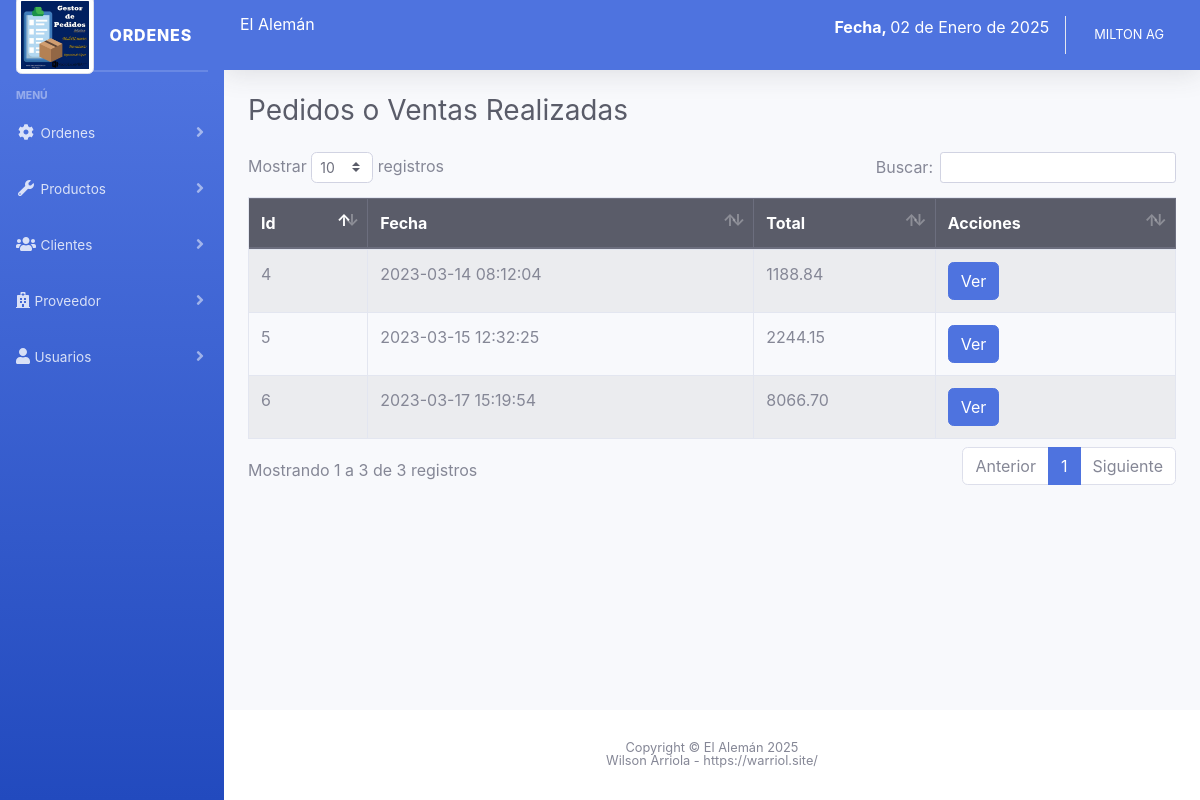
The app's page /sistema/ventas.php (signed in) with its own data.
### tables this page shows
CREATE TABLE `factura` (
  `nofactura` int(11) NOT NULL,
  `fecha` datetime NOT NULL DEFAULT current_timestamp(),
  `usuario` int(11) NOT NULL,
  `codcliente` int(11) NOT NULL,
  `totalfactura` decimal(10,2) NOT NULL,
  `estado` int(11) NOT NULL DEFAULT 1
);

### sistema/ventas.php (the view, shortened to what this page needs)
<?php include_once "includes/header.php"; ?>
<div class="container-fluid">
	<div class="d-sm-flex align-items-center justify-content-between mb-4">
		<h1 class="h3 mb-0 text-gray-800">Pedidos o Ventas Realizadas</h1>
	</div>
	<div class="row">
		<div class="col-lg-12">
			<div class="table-responsive">
				<table class="table table-striped table-bordered" id="table">
					<thead class="thead-dark">
						<tr>
							<th>Id</th>
							<th>Fecha</th>
							<th>Total</th>
							<th>Acciones</th>
						</tr>
					</thead>
					<tbody>
						<?php
						require "../conexion.php";
						$query = mysqli_query($conexion, "SELECT nofactura, fecha,codcliente, totalfactura, estado FROM factura ORDER BY nofactura DESC");
						$cli = mysqli_num_rows($query);
						if ($cli > 0) {
							while ($dato = mysqli_fetch_array($query)) {
						?>
								<tr>
									<td><?php echo $dato['nofactura']; ?></td>
									<td><?php echo $dato['fecha']; ?></td>
									<td><?php echo $dato['totalfactura']; ?></td>
									<td>
										<button type="button" class="btn btn-primary view_factura" cl="<?php echo $dato['codcliente'];  ?>" f="<?php echo $dato['nofactura']; ?>">Ver</button>
									</td>
								</tr>
						<?php }
						} ?>
					</tbody>
				</table>
			</div>
		</div>
	</div>
</div>
</div>
<?php include_once "includes/footer.php"; ?>

### records on screen
factura: nofactura "6", fecha "2023-03-17 15:19:54", totalfactura "8066.70"
factura: nofactura "5", fecha "2023-03-15 12:32:25", totalfactura "2244.15"
factura: nofactura "4", fecha "2023-03-14 08:12:04", totalfactura "1188.84"

### other values on screen
fechaUy() "02 de Enero de 2025"
$_SESSION['nombre'] "MILTON AG"
